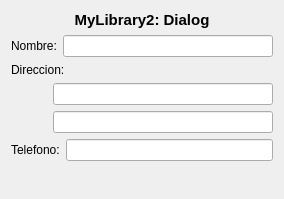
<?xml version="1.0" encoding="UTF-8"?>
<ui version="4.0">
 <class>MyLibrary2_Dialog</class>
 <widget class="QDialog" name="MyLibrary2_Dialog">
  <property name="geometry">
   <rect>
    <x>0</x>
    <y>0</y>
    <width>284</width>
    <height>199</height>
   </rect>
  </property>
  <property name="windowTitle">
   <string>Dialog</string>
  </property>
  <layout class="QVBoxLayout" name="verticalLayout_2">
   <item>
    <widget class="QLabel" name="label">
     <property name="font">
      <font>
       <pointsize>11</pointsize>
       <weight>75</weight>
       <bold>true</bold>
      </font>
     </property>
     <property name="text">
      <string>MyLibrary2: Dialog</string>
     </property>
     <property name="alignment">
      <set>Qt::AlignCenter</set>
     </property>
    </widget>
   </item>
   <item>
    <layout class="QHBoxLayout" name="horizontalLayout">
     <item>
      <widget class="QLabel" name="label_2">
       <property name="text">
        <string>Nombre:</string>
       </property>
      </widget>
     </item>
     <item>
      <widget class="QLineEdit" name="lineEdit"/>
     </item>
    </layout>
   </item>
   <item>
    <layout class="QVBoxLayout" name="verticalLayout">
     <item>
      <widget class="QLabel" name="label_3">
       <property name="text">
        <string>Direccion:</string>
       </property>
      </widget>
     </item>
     <item>
      <layout class="QHBoxLayout" name="horizontalLayout_2">
       <item>
        <spacer name="horizontalSpacer">
         <property name="orientation">
          <enum>Qt::Horizontal</enum>
         </property>
         <property name="sizeHint" stdset="0">
          <size>
           <width>38</width>
           <height>20</height>
          </size>
         </property>
        </spacer>
       </item>
       <item>
        <widget class="QLineEdit" name="lineEdit_2">
         <property name="sizePolicy">
          <sizepolicy hsizetype="Preferred" vsizetype="Fixed">
           <horstretch>0</horstretch>
           <verstretch>0</verstretch>
          </sizepolicy>
         </property>
         <property name="minimumSize">
          <size>
           <width>220</width>
           <height>0</height>
          </size>
         </property>
         <property name="maximumSize">
          <size>
           <width>200</width>
           <height>16777215</height>
          </size>
         </property>
        </widget>
       </item>
      </layout>
     </item>
     <item>
      <layout class="QHBoxLayout" name="horizontalLayout_3">
       <item>
        <spacer name="horizontalSpacer_2">
         <property name="orientation">
          <enum>Qt::Horizontal</enum>
         </property>
         <property name="sizeHint" stdset="0">
          <size>
           <width>38</width>
           <height>20</height>
          </size>
         </property>
        </spacer>
       </item>
       <item>
        <widget class="QLineEdit" name="lineEdit_3">
         <property name="minimumSize">
          <size>
           <width>220</width>
           <height>0</height>
          </size>
         </property>
        </widget>
       </item>
      </layout>
     </item>
    </layout>
   </item>
   <item>
    <layout class="QHBoxLayout" name="horizontalLayout_4">
     <item>
      <widget class="QLabel" name="label_4">
       <property name="text">
        <string>Telefono:</string>
       </property>
      </widget>
     </item>
     <item>
      <widget class="QLineEdit" name="lineEdit_4"/>
     </item>
    </layout>
   </item>
   <item>
    <spacer name="verticalSpacer">
     <property name="orientation">
      <enum>Qt::Vertical</enum>
     </property>
     <property name="sizeHint" stdset="0">
      <size>
       <width>20</width>
       <height>21</height>
      </size>
     </property>
    </spacer>
   </item>
  </layout>
 </widget>
 <resources/>
 <connections/>
</ui>
